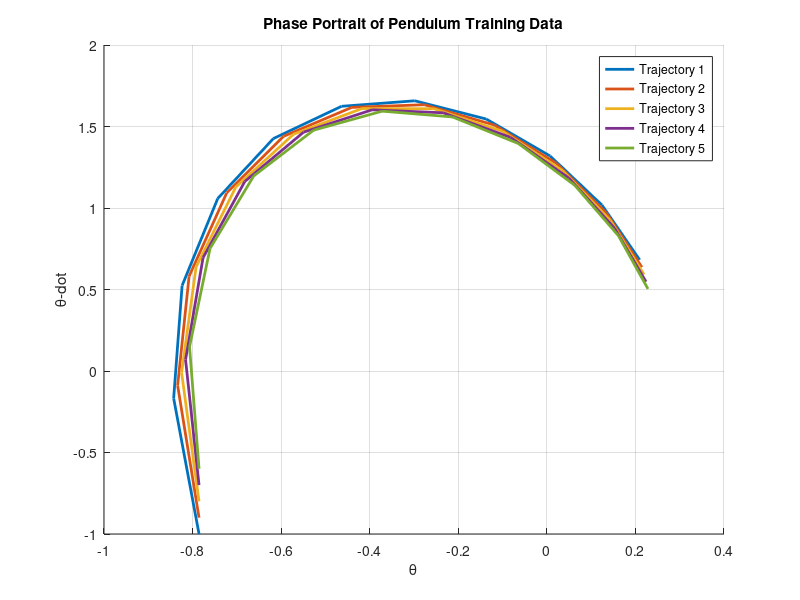

Here is the MATLAB script that generated this plot: (Note: this script raises an error after producing the figure.)
clc; clear; close all;

%set default figure properties
set(0,'DefaultLineLineWidth',2)
set(0,'defaultfigurecolor',[1 1 1])

% import functions
addpath dynamics dmd edmd training prediction

%% Problem setup
% for pendulum, states = [theta, theta_dot].
dynamics_fn = @dynamics_pendulum; % point to pendulum dynamics

% operator approximation method
% set to EDMD_flag = false for DMD.
% set to EDMD_flag = true for EDMD.
EDMD_flag = true; 

%% Load training dataset and visualize
% load the csv file for pendulum training
data = load("training/pendulum_training.csv");


%%%%%%%%%%%%% Visualize the training dataset %%%%%%%%%%%%%%%%%%%%
% complete code to plot phase portraits of training data
% Load the training dataset from 'pendulum_training.csv'

% Number of trajectories in the dataset
num_trajectories = 126;

% Sampling rate
sampling_rate = 0.1;

% Number of data points in each trajectory
num_points = size(data, 1)/num_trajectories;

% Time span for each trajectory
time_span = 1;

% Visualize a few sample trajectories by plotting a phase portrait (θ vs ẋ)
figure;
hold on;
data_new = [];
index = 1;
theta = data(index:num_points,1);
theta_dot = data(index:num_points,2);
plot(theta, theta_dot);
for i = 2:5 % Plot up to 5 trajectories
    hold on;
    index = num_points*(i-1)+1;
    % Extract theta and theta_dot for the current trajectory
    theta = data(index:index+num_points-1,1);
    theta_dot = data(index:index+num_points-1,2);
    % Plot phase portrait (theta vs theta_dot)
    plot(theta, theta_dot);
end

% Set labels and title
xlabel('\theta');
ylabel('\theta-dot');
title('Phase Portrait of Pendulum Training Data');

% Add legend
legend('Trajectory 1', 'Trajectory 2', 'Trajectory 3', 'Trajectory 4', 'Trajectory 5');

% Display grid
grid on;

hold off;

%%%%%%%%%%%%%%%%%%%%%%%%%%%%%%%%%%%%%%%%%%%%%%%%%%%%%%%%%%%%%%%%%%


%%%%%%%%%%%%% Generate time-shfited snapshots %%%%%%%%%%%%%%%%%%%%
% complete code to obtain snapshots X1 and X2 from dataset X
data_new = [data(1:11,1);data(1:11,2)];
for ii = 2:num_trajectories % Plot up to 5 trajectories
    index_1 = num_points*(ii-1)+1;
    % Extract theta and theta_dot for the current trajectory
    theta = data(index_1:index_1+num_points-1,1);
    theta_dot = data(index_1:index_1+num_points-1,2);
    data_new = [data_new,[theta;theta_dot]];
  
end
% STEP 0: data split
X1 = data_new(:,1:end-1);
X2 = data_new(:,2:end);
%%%%%%%%%%%%%%%%%%%%%%%%%%%%%%%%%%%%%%%%%%%%%%%%%%%%%%%%%%%%%%%%%%


%% get Koopman operator
if(EDMD_flag)
    % get Koopman operator using EDMD
    % define basis setup
    basis.dim = 2; % system dimension

    %%%%%%%%%%%%% Setup basis properties for EDMD %%%%%%%%%%%%
    % complete code
    % specify basis type as a string below ('monomials or rbf')

    basis.type = 'rbf';
    switch basis.type
    case 'monomials'
        % specifiy degree of monomial sbelow
        basis.deg = 5;
    case 'rbf'
        % specifiy kernel width of rbfs
        basis.gamma = 100;
    otherwise
        disp('Please specify type of basis')
    end

    %%%%%%%%%% Obtain Koopman operator using EDMD %%%%%%%%%%%%
        
    % complete code for function get_EDMD()
    [A, C, D_sorted] = get_EDMD(X1,X2, basis);   
    operator.A = A;
    operator.C = C;
    D = D_sorted(abs(D_sorted) < 1);
    D = D(D~=0);
    operator.D = D;
    %%%%%%%%%%%%%%%%%%%%%%%%%%%%%%%%%%%%%%%%%%%%%%%%%%%%%%%%%%%%

else
    %%%%%%%%%% Obtain Koopman operator using DMD %%%%%%%%%%%%

    % complete code for function get_DMD()
    A = get_DMD(X1,X2);
    operator.A = A;
    D = eig(A);
    operator.D = D;
    %%%%%%%%%%%%%%%%%%%%%%%%%%%%%%%%%%%%%%%%%%%%%%%%%%%%%%%%%%%%
end

%% Plot eigenvalues of Koopman operator
%%%%%%%%% Plot eigenvlaues of A in a unit circle %%%%%%%%%%%%%%%%
% complete code to plot discrete time eigenvalues of A

% Plot the eigenvalues in the complex plane (unit circle)
figure;
hold on;
plot(real(D), imag(D), 'bo'); % Plot eigenvalues as blue circles
theta = linspace(0, 2*pi, 100);
plot(cos(theta), sin(theta), 'r--'); % Plot unit circle in red dashed line
xlabel('Real Part');
ylabel('Imaginary Part');
title('Eigenvalues of Koopman Operator (DMD)');
legend('Eigenvalues', 'Unit Circle');
axis equal;
grid on;
hold off;
%%%%%%%%%%%%%%%%%%%%%%%%%%%%%%%%%%%%%%%%%%%%%%%%%%%%%%%%%%%%%%%%%%

%% evaluate operator for n timesteps prediction
% Use the following parameters for validation
prediction.n_traj = 9; %traj for evaluations
prediction.n_steps = 20; % num timesteps to predict
prediction.dt = 0.1;
prediction.show_plot = true;
prediction.n = 3;
% load the validation dataset
X_eval = load('prediction/pendulum_validation.csv');
%%%%%%%%%%%%% Visualize the training dataset %%%%%%%%%%%%%%%%%%%%
% complete code to plot phase portraits of training data
% Load the training dataset from 'pendulum_training.csv'


% Number of data points in each trajectory
prediction.num_points = size(X_eval, 1)/prediction.n_traj;

% Visualize a few sample trajectories by plotting a phase portrait (θ vs ẋ)
figure;
hold on;

index = 1;
theta_eval = X_eval(index:prediction.num_points,1);
theta_dot_eval = X_eval(index:prediction.num_points,2);
plot(theta_eval, theta_dot_eval);

for i = 2:prediction.n_traj % Plot up to 5 trajectories
    hold on;
    index = prediction.num_points *(i-1)+1;
    % Extract theta and theta_dot for the current trajectory
    theta_eval = X_eval(index:index+prediction.num_points -1,1);
    theta_dot_eval = X_eval(index:index+prediction.num_points -1,2);
    % Plot phase portrait (theta vs theta_dot)
    plot(theta_eval, theta_dot_eval);
end

% Set labels and title
xlabel('\theta_{Eval}');
ylabel('\theta-dot_{Eval}');
title('Phase Portrait of Pendulum Prediction Data');

% Add legend
legend('Trajectory 1', 'Trajectory 2', 'Trajectory 3', 'Trajectory 4', 'Trajectory 5', ...
    'Trajectory 6', 'Trajectory 7', 'Trajectory 8', 'Trajectory 9');

% Display grid
grid on;

hold off;

% Generate evaluation data
data_eval_new = zeros(size(X1, 1), prediction.n_traj  * 10);
data_eval_new(1:11,1) = X_eval(1:11,1); 
data_eval_new(12:22,1) = X_eval(1:11,2); 

for i = 2:82
     data_eval_new(1:11,i) = X_eval(((i-1)*10 + (i-1)):((i-1)*10 + (i+9)),1); 
     data_eval_new(12:22,i) = X_eval(((i-1)*10 + (i-1)):((i-1)*10 + (i+9)),2); 
end

%%%%%%%%%%%%% Get predictions using Koopman  %%%%%%%%%%%%%%%%%%%%
% complete code for function eval_prediction()

%%
%%%%%%%%%%%%%%%%%%%%%%%%%%%%%%%%%%%%%%%%%%%%%%%%%%%%%%%%%%%%%%%%%%
X_pred = eval_prediction(data_new_eval,X2,X1,operator,prediction);


%%%%%%%%%%%%%%%%%%%%%%%%%%%%%%%%%%%%%%%%%%%%%%%%%%%%%%%%%%%%%%%%%%

% evaluate the avg rmse and % error across for prediction
X_true = X_eval(1:prediction.n_steps,:);
RMSE = rmse(X_pred, X_true, prediction);
